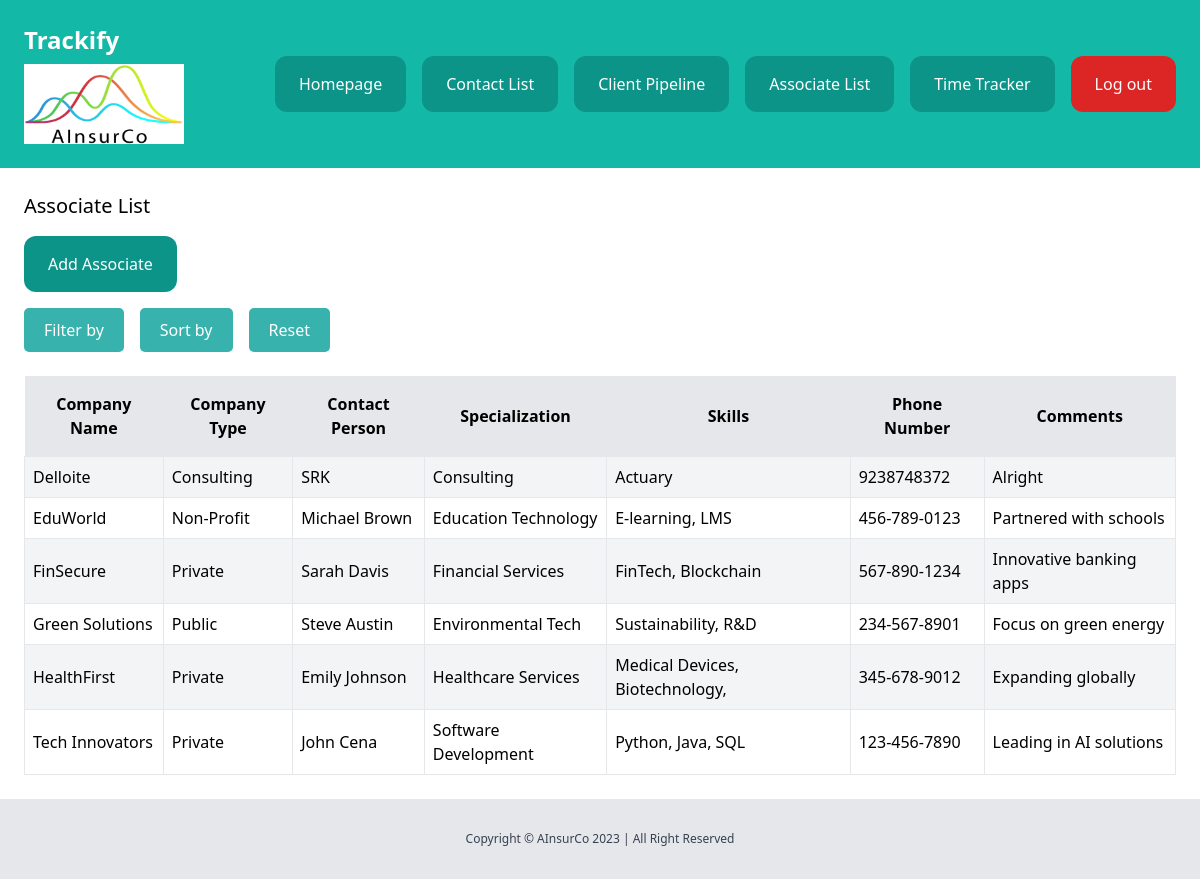
The app's page /associates/ (signed in) with its own data.
### associate_list/models.py (models this page shows, shortened)
class Associate(models.Model):
    company_name = models.CharField(max_length=255)
    company_type = models.CharField(max_length=100)
    contact_person = models.CharField(max_length=255)
    specialization = models.CharField(max_length=255)
    skills = models.TextField()
    phone_number = models.CharField(max_length=20)
    comments = models.TextField(blank=True, null=True)

### associate_list/views.py (the view)
# urls.py: path('associates/', include('associate_list.urls')),
@user_passes_test(is_cofounder, login_url='/')
@login_required
def associate_list(request):
    associates = Associate.objects.all()
    companies = Associate.objects.values_list('company_name', flat=True).distinct()
    contact_people = Associate.objects.values_list('contact_person', flat=True).distinct()
    specializations = Associate.objects.values_list('specialization', flat=True).distinct()
    skill_set = Associate.objects.values_list('skills', flat=True).distinct()
    if 'company_name' in request.GET:
        associates = associates.filter(company=request.GET['company_name'])
    if 'contact_person' in request.GET:
        associates = associates.filter(contact_person=request.GET['contact_person'])
    if 'specialization' in request.GET:
        associates = associates.filter(specialization=request.GET['specialization'])
    if 'skills' in request.GET:
        associates = associates.filter(skills=request.GET['skills'])
    sort_by = request.GET.get('sort_by', 'company_name')
    associates = associates.order_by(sort_by)
    return render(request, 'associate_list/associate_list.html', {
        'associates': associates,
        'companies': companies,
        'contact_people': contact_people,
        'specializations': specializations,
        'skill_set': skill_set,
    })

### associate_list/views.py (called while the page is built)
def is_cofounder(user):
    return user.groups.filter(name="Co-Founders").exists()

### core/context_processors.py (called while the page is built)
def is_cofounder(request):
    if request.user.is_authenticated:
        return {'is_cofounder': request.user.groups.filter(name="Co-Founders").exists()}
    return {'is_cofounder': False}

### associate_list/templates/associate_list/associate_list.html (shortened to what this page needs)
{% extends 'core/base.html' %}
{% load static %}
{% block content %}
<div class="py-6 px-6">
    <h1 class="mb-4 text-xl">Associate List</h1>
    <a href="{% url 'add_associate' %}" class="inline-block py-4 px-6 bg-teal-600 rounded-xl text-white">Add Associate</a>
    <div class="flex items-center space-x-4 mt-4 mb-6">
        <div class="relative dropdown">
            <button class="dropdown-button">Filter by</button>
        </div>
        <div class="relative dropdown">
            <button class="dropdown-button">Sort by</button>
        </div>
        <a href="{% url 'associate_list' %}" class="dropdown-button bg-teal-600">Reset</a>
    </div>
    <div class="mt-6">
        <table class="min-w-full bg-white">
            <thead>
                <tr>
                    <th class="py-4 px-2 bg-gray-200 font-semibold">Company Name</th>
                    <th class="py-4 px-2 bg-gray-200 font-semibold">Company Type</th>
                    <th class="py-4 px-2 bg-gray-200 font-semibold">Contact Person</th>
                    <th class="py-4 px-2 bg-gray-200 font-semibold">Specialization</th>
                    <th class="py-4 px-2 bg-gray-200 font-semibold">Skills</th>
                    <th class="py-4 px-2 bg-gray-200 font-semibold">Phone Number</th>
                    <th class="py-4 px-2 bg-gray-200 font-semibold">Comments</th>
                </tr>
            </thead>
            <tbody>
                {% for associate in associates %}
                    <tr class="{% cycle 'bg-gray-100' '' %}">
                        <td class="py-2 px-2 border">{{ associate.company_name }}</td>
                        <td class="py-2 px-2 border">{{ associate.company_type }}</td>
                        <td class="py-2 px-2 border">{{ associate.contact_person }}</td>
                        <td class="py-2 px-2 border">{{ associate.specialization }}</td>
                        <td class="py-2 px-2 border">{{ associate.skills }}</td>
                        <td class="py-2 px-2 border">{{ associate.phone_number }}</td>
                        <td class="py-2 px-2 border">{{ associate.comments }}</td>
                    </tr>
                {% endfor %}
            </tbody>
        </table>
    </div>
</div>
{% endblock %}

### associate_list/templates/associate_list/associate_list.html (style rules this page uses)
.dropdown-button { padding: 10px 20px; background-color: #38b2ac; color: white; border: none; cursor: pointer; border-radius: 5px; }
.dropdown { position: relative; display: inline-block; }

### records on screen
Associate: company_name "Delloite", company_type "Consulting", contact_person "SRK", specialization "Consulting", skills "Actuary", phone_number "9238748372", comments "Alright"
Associate: company_name "EduWorld", company_type "Non-Profit", contact_person "Michael Brown", specialization "Education Technology", skills "E-learning, LMS", phone_number "456-789-0123", comments "Partnered with schools"
Associate: company_name "FinSecure", company_type "Private", contact_person "Sarah Davis", specialization "Financial Services", skills "FinTech, Blockchain", phone_number "567-890-1234", comments "Innovative banking apps"
Associate: company_name "Green Solutions", company_type "Public", contact_person "Steve Austin", specialization "Environmental Tech", skills "Sustainability, R&D", phone_number "234-567-8901", comments "Focus on green energy"
Associate: company_name "HealthFirst", company_type "Private", contact_person "Emily Johnson", specialization "Healthcare Services", skills "Medical Devices, Biotechnology,", phone_number "345-678-9012", comments "Expanding globally"
Associate: company_name "Tech Innovators", company_type "Private", contact_person "John Cena", specialization "Software Development", skills "Python, Java, SQL", phone_number "123-456-7890", comments "Leading in AI solutions"
